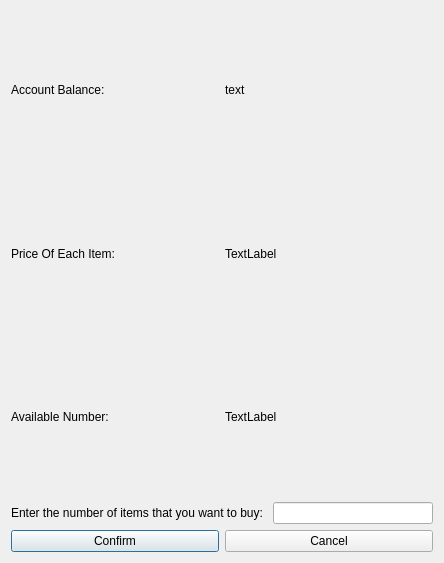
<?xml version="1.0" encoding="UTF-8"?>
<ui version="4.0">
 <class>DialogBuy</class>
 <widget class="QDialog" name="DialogBuy">
  <property name="geometry">
   <rect>
    <x>0</x>
    <y>0</y>
    <width>444</width>
    <height>563</height>
   </rect>
  </property>
  <property name="sizePolicy">
   <sizepolicy hsizetype="Fixed" vsizetype="Fixed">
    <horstretch>0</horstretch>
    <verstretch>0</verstretch>
   </sizepolicy>
  </property>
  <property name="windowTitle">
   <string>Dialog</string>
  </property>
  <layout class="QVBoxLayout" name="verticalLayout_2">
   <item>
    <layout class="QVBoxLayout" name="verticalLayout">
     <item>
      <layout class="QHBoxLayout" name="horizontalLayout_4">
       <item>
        <widget class="QLabel" name="label2">
         <property name="text">
          <string>Account Balance: </string>
         </property>
        </widget>
       </item>
       <item>
        <widget class="QLabel" name="accountL">
         <property name="text">
          <string>text</string>
         </property>
        </widget>
       </item>
      </layout>
     </item>
     <item>
      <layout class="QHBoxLayout" name="horizontalLayout_3">
       <item>
        <widget class="QLabel" name="label">
         <property name="text">
          <string>Price Of Each Item: </string>
         </property>
        </widget>
       </item>
       <item>
        <widget class="QLabel" name="priceL">
         <property name="text">
          <string>TextLabel</string>
         </property>
        </widget>
       </item>
      </layout>
     </item>
     <item>
      <layout class="QHBoxLayout" name="horizontalLayout_5">
       <item>
        <widget class="QLabel" name="label_2">
         <property name="text">
          <string>Available Number: </string>
         </property>
        </widget>
       </item>
       <item>
        <widget class="QLabel" name="availableNumberL">
         <property name="text">
          <string>TextLabel</string>
         </property>
        </widget>
       </item>
      </layout>
     </item>
     <item>
      <layout class="QHBoxLayout" name="horizontalLayout">
       <item>
        <widget class="QLabel" name="label_3">
         <property name="text">
          <string>Enter the number of items that you want to buy: </string>
         </property>
        </widget>
       </item>
       <item>
        <widget class="QLineEdit" name="numberE"/>
       </item>
      </layout>
     </item>
     <item>
      <layout class="QHBoxLayout" name="horizontalLayout_2">
       <item>
        <widget class="QPushButton" name="confirmB">
         <property name="text">
          <string>Confirm</string>
         </property>
        </widget>
       </item>
       <item>
        <widget class="QPushButton" name="cancelB">
         <property name="text">
          <string>Cancel</string>
         </property>
        </widget>
       </item>
      </layout>
     </item>
    </layout>
   </item>
  </layout>
 </widget>
 <resources/>
 <connections/>
</ui>
